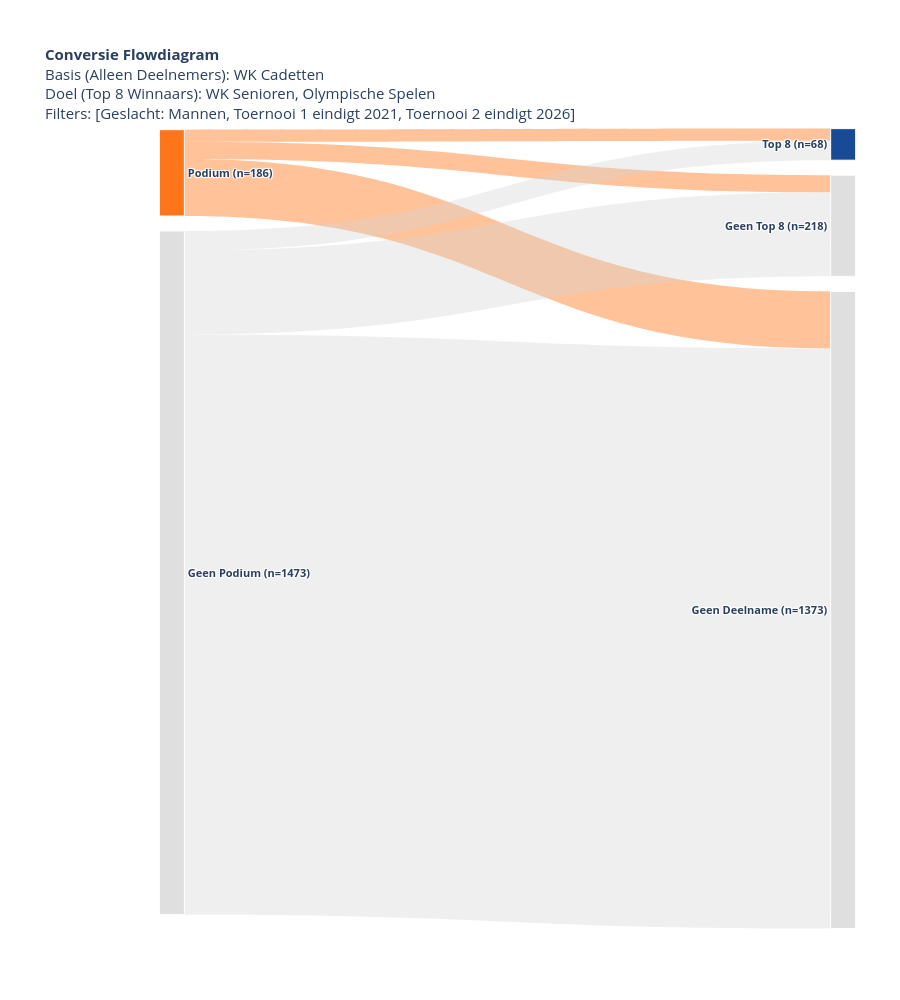
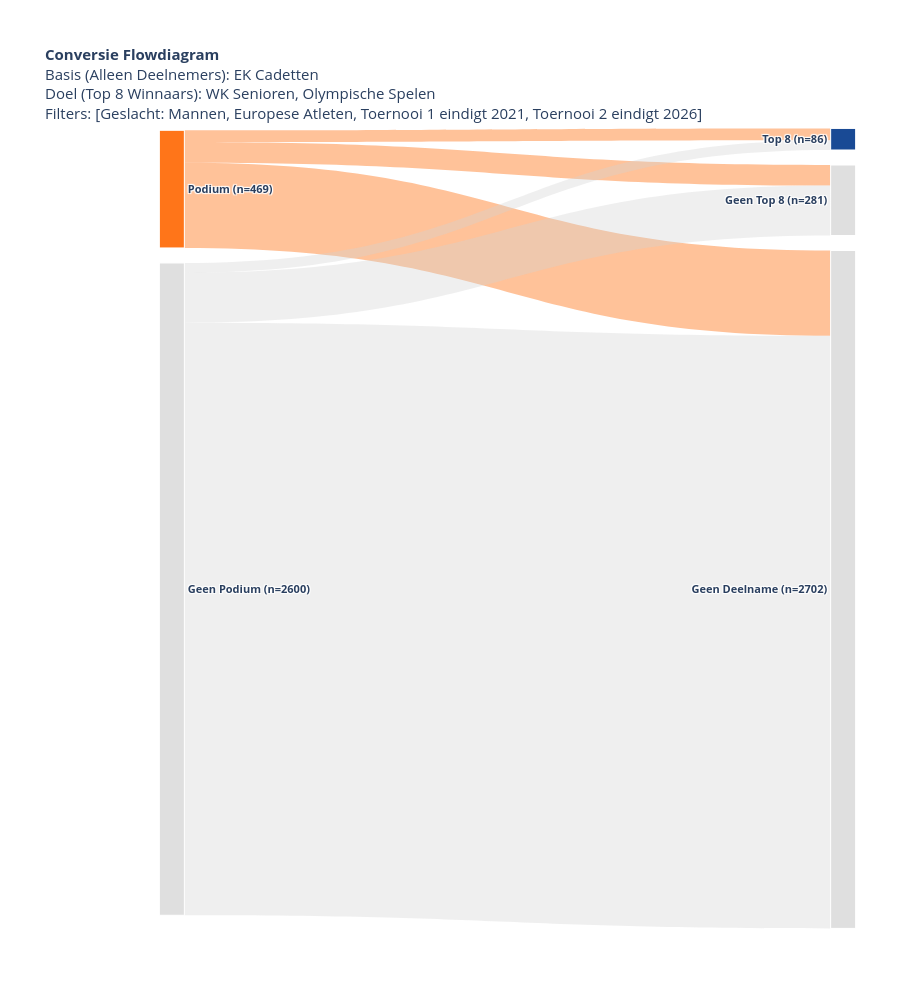
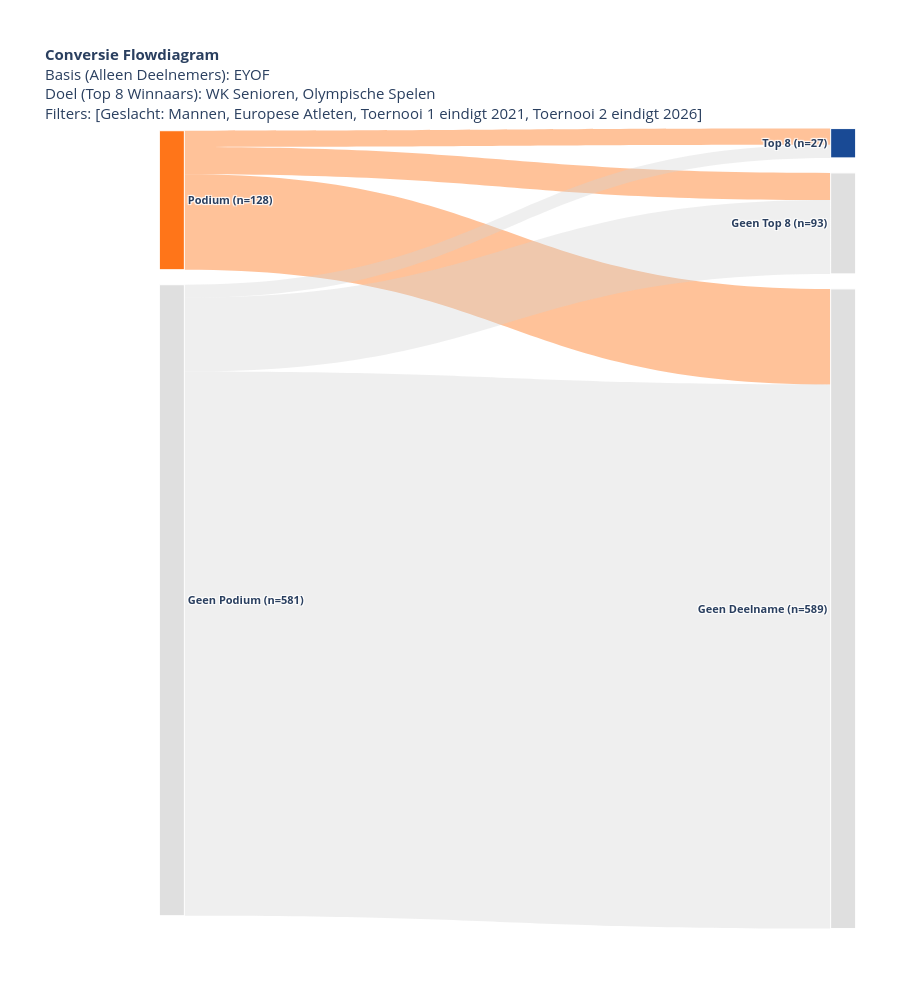
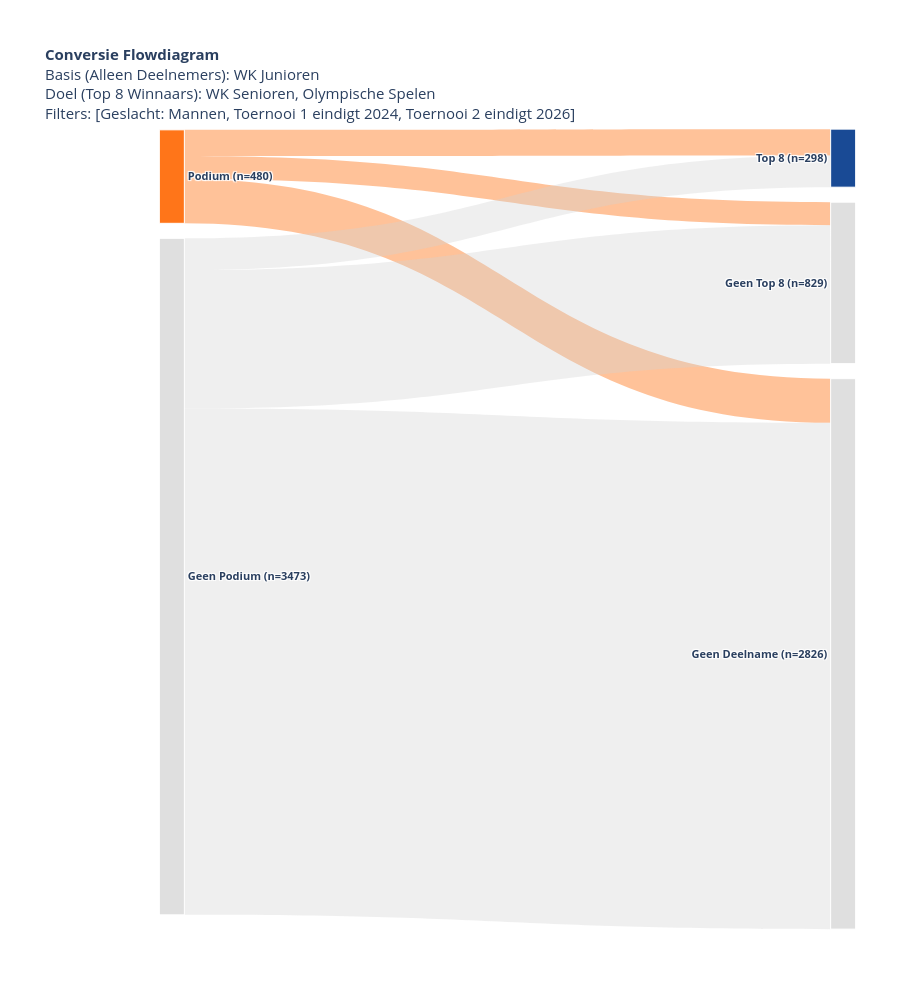

Source (notebook cell) for these figures, in order:
### Markdown cell above
## Herkomst / Conversie: WK Cadetten <=> WK/OS

### Code cell
# 1. Mannen - WK Cadetten
generate_conversion_sankey(
    df, 
    selected_A=['World Cadet Championships'], 
    selected_B=['World Senior Championships', 'Olympic Games'], 
    a_start_year=2009, a_end_year=2021, b_start_year=2009, b_end_year=2026, min_birth_year=None,
    european_only=False, grouping='podium', dutch_only=False, print_conversion_table=False,
    gender='Men', b_target='top8', plot_type='conversion',
    export_html_path='men_cadet_WC_flowdiagram_conversion.html'
)

# 2. Mannen - EK Cadetten
generate_conversion_sankey(
    df, 
    selected_A=['European Judo Championships Cadets'], 
    selected_B=['World Senior Championships', 'Olympic Games'], 
    a_start_year=2005, a_end_year=2021, b_start_year=2005, b_end_year=2026, min_birth_year=None,
    european_only=True, grouping='podium', dutch_only=False, print_conversion_table=False,
    gender='Men', b_target='top8', plot_type='conversion',
    export_html_path='men_cadet_EC_flowdiagram_conversion.html'
)

# 3. Mannen - EYOF
generate_conversion_sankey(
    df, 
    selected_A=['EYOF'], 
    selected_B=['World Senior Championships', 'Olympic Games'], 
    a_start_year=2013, a_end_year=2021, b_start_year=2013, b_end_year=2026, min_birth_year=None,
    european_only=True, grouping='podium', dutch_only=False, print_conversion_table=False,
    gender='Men', b_target='top8', plot_type='conversion',
    export_html_path='men_EYOF_flowdiagram_conversion.html'
)

# 4. Mannen - WK Junioren
generate_conversion_sankey(
    df, 
    selected_A=['World Junior Championships'], 
    selected_B=['World Senior Championships', 'Olympic Games'], 
    a_start_year=2000, a_end_year=2024, b_start_year=2000, b_end_year=2026, min_birth_year=None,
    european_only=False, grouping='podium', dutch_only=False, print_conversion_table=False,
    gender='Men', b_target='top8', plot_type='conversion',
    export_html_path='men_junior_WC_flowdiagram_conversion.html'
)

# 5. Mannen - EK Junioren
generate_conversion_sankey(
    df, 
    selected_A=['European Judo Championships Juniors'], 
    selected_B=['World Senior Championships', 'Olympic Games'], 
    a_start_year=2004, a_end_year=2024, b_start_year=2004, b_end_year=2026, min_birth_year=None,
    european_only=True, grouping='podium', dutch_only=False, print_conversion_table=False,
    gender='Men', b_target='top8', plot_type='conversion',
    export_html_path='men_junior_EC_flowdiagram_conversion.html'
)

### Figure 1 — Plotly figure (JSON) as saved in the notebook; plotly's stock layout.template omitted (floating-point values rounded to 4 significant figures)
{"data": [{"arrangement": "snap", "link": {"color": ["rgba(255, 102, 0, 0.4)", "rgba(255, 102, 0, 0.4)", "rgba(255, 102, 0, 0.4)", "rgba(210, 210, 210, 0.35)", "rgba(210, 210, 210, 0.35)", "rgba(210, 210, 210, 0.35)"], "customdata": ["Conversie: 14.0%<br>Gem. Tijd: 6.2 jr", "Conversie: 19.9%<br>Gem. Tijd: 4.9 jr", "Conversie: 66.1%<br>Gem. Tijd: N.v.t.", "Conversie: 2.9%<br>Gem. Tijd: 7.4 jr", "Conversie: 12.3%<br>Gem. Tijd: 5.1 jr", "Conversie: 84.9%<br>Gem. Tijd: N.v.t."], "hovertemplate": "%{source.label} → %{target.label}<br>Aantal Atleten: %{value}<br>%{customdata}<extra></extra>", "source": [0, 0, 0, 1, 1, 1], "target": [2, 3, 4, 2, 3, 4], "value": [26, 37, 123, 42, 181, 1250]}, "node": {"color": ["rgba(255, 102, 0, 0.9)", "rgba(210, 210, 210, 0.7)", "rgba(0, 55, 138, 0.9)", "rgba(210, 210, 210, 0.7)", "rgba(210, 210, 210, 0.7)"], "hovertemplate": "%{label}<extra></extra>", "label": ["<b>Podium (n=186)</b>", "<b>Geen Podium (n=1473)</b>", "<b>Top 8 (n=68)</b>", "<b>Geen Top 8 (n=218)</b>", "<b>Geen Deelname (n=1373)</b>"], "line": {"color": "white", "width": 1}, "pad": 15, "thickness": 25, "x": [0.01, 0.01, 0.99, 0.99, 0.99], "y": [0.06606, 0.5661, 0.03049, 0.1167, 0.5962]}, "type": "sankey"}], "layout": {"font": {"family": "HK Grotesk, Open Sans, sans-serif", "size": 11}, "height": 1000, "margin": {"l": 165, "r": 50, "t": 120}, "title": {"text": "<b>Conversie Flowdiagram</b><br>Basis (Alleen Deelnemers): WK Cadetten<br>Doel (Top 8 Winnaars): WK Senioren, Olympische Spelen<br>Filters: [Geslacht: Mannen, Toernooi 1 eindigt 2021, Toernooi 2 eindigt 2026]"}}}

### Figure 2 — Plotly figure (JSON) as saved in the notebook; plotly's stock layout.template omitted (floating-point values rounded to 4 significant figures)
{"data": [{"arrangement": "snap", "link": {"color": ["rgba(255, 102, 0, 0.4)", "rgba(255, 102, 0, 0.4)", "rgba(255, 102, 0, 0.4)", "rgba(210, 210, 210, 0.35)", "rgba(210, 210, 210, 0.35)", "rgba(210, 210, 210, 0.35)"], "customdata": ["Conversie: 10.0%<br>Gem. Tijd: 6.7 jr", "Conversie: 17.5%<br>Gem. Tijd: 5.2 jr", "Conversie: 72.5%<br>Gem. Tijd: N.v.t.", "Conversie: 1.5%<br>Gem. Tijd: 8.3 jr", "Conversie: 7.7%<br>Gem. Tijd: 6.2 jr", "Conversie: 90.8%<br>Gem. Tijd: N.v.t."], "hovertemplate": "%{source.label} → %{target.label}<br>Aantal Atleten: %{value}<br>%{customdata}<extra></extra>", "source": [0, 0, 0, 1, 1, 1], "target": [2, 3, 4, 2, 3, 4], "value": [47, 82, 340, 39, 199, 2362]}, "node": {"color": ["rgba(255, 102, 0, 0.9)", "rgba(210, 210, 210, 0.7)", "rgba(0, 55, 138, 0.9)", "rgba(210, 210, 210, 0.7)", "rgba(210, 210, 210, 0.7)"], "hovertemplate": "%{label}<extra></extra>", "label": ["<b>Podium (n=469)</b>", "<b>Geen Podium (n=2600)</b>", "<b>Top 8 (n=86)</b>", "<b>Geen Top 8 (n=281)</b>", "<b>Geen Deelname (n=2702)</b>"], "line": {"color": "white", "width": 1}, "pad": 15, "thickness": 25, "x": [0.01, 0.01, 0.99, 0.99, 0.99], "y": [0.08641, 0.5864, 0.02401, 0.0838, 0.5698]}, "type": "sankey"}], "layout": {"font": {"family": "HK Grotesk, Open Sans, sans-serif", "size": 11}, "height": 1000, "margin": {"l": 165, "r": 50, "t": 120}, "title": {"text": "<b>Conversie Flowdiagram</b><br>Basis (Alleen Deelnemers): EK Cadetten<br>Doel (Top 8 Winnaars): WK Senioren, Olympische Spelen<br>Filters: [Geslacht: Mannen, Europese Atleten, Toernooi 1 eindigt 2021, Toernooi 2 eindigt 2026]"}}}

### Figure 3 — Plotly figure (JSON) as saved in the notebook; plotly's stock layout.template omitted (floating-point values rounded to 4 significant figures)
{"data": [{"arrangement": "snap", "link": {"color": ["rgba(255, 102, 0, 0.4)", "rgba(255, 102, 0, 0.4)", "rgba(255, 102, 0, 0.4)", "rgba(210, 210, 210, 0.35)", "rgba(210, 210, 210, 0.35)", "rgba(210, 210, 210, 0.35)"], "customdata": ["Conversie: 11.7%<br>Gem. Tijd: 6.1 jr", "Conversie: 19.5%<br>Gem. Tijd: 4.6 jr", "Conversie: 68.8%<br>Gem. Tijd: N.v.t.", "Conversie: 2.1%<br>Gem. Tijd: 7.1 jr", "Conversie: 11.7%<br>Gem. Tijd: 5.2 jr", "Conversie: 86.2%<br>Gem. Tijd: N.v.t."], "hovertemplate": "%{source.label} → %{target.label}<br>Aantal Atleten: %{value}<br>%{customdata}<extra></extra>", "source": [0, 0, 0, 1, 1, 1], "target": [2, 3, 4, 2, 3, 4], "value": [15, 25, 88, 12, 68, 501]}, "node": {"color": ["rgba(255, 102, 0, 0.9)", "rgba(210, 210, 210, 0.7)", "rgba(0, 55, 138, 0.9)", "rgba(210, 210, 210, 0.7)", "rgba(210, 210, 210, 0.7)"], "hovertemplate": "%{label}<extra></extra>", "label": ["<b>Podium (n=128)</b>", "<b>Geen Podium (n=581)</b>", "<b>Top 8 (n=27)</b>", "<b>Geen Top 8 (n=93)</b>", "<b>Geen Deelname (n=589)</b>"], "line": {"color": "white", "width": 1}, "pad": 15, "thickness": 25, "x": [0.01, 0.01, 0.99, 0.99, 0.99], "y": [0.1003, 0.6003, 0.02904, 0.1137, 0.5946]}, "type": "sankey"}], "layout": {"font": {"family": "HK Grotesk, Open Sans, sans-serif", "size": 11}, "height": 1000, "margin": {"l": 165, "r": 50, "t": 120}, "title": {"text": "<b>Conversie Flowdiagram</b><br>Basis (Alleen Deelnemers): EYOF<br>Doel (Top 8 Winnaars): WK Senioren, Olympische Spelen<br>Filters: [Geslacht: Mannen, Europese Atleten, Toernooi 1 eindigt 2021, Toernooi 2 eindigt 2026]"}}}

### Figure 4 — Plotly figure (JSON) as saved in the notebook; plotly's stock layout.template omitted (floating-point values rounded to 4 significant figures)
{"data": [{"arrangement": "snap", "link": {"color": ["rgba(255, 102, 0, 0.4)", "rgba(255, 102, 0, 0.4)", "rgba(255, 102, 0, 0.4)", "rgba(210, 210, 210, 0.35)", "rgba(210, 210, 210, 0.35)", "rgba(210, 210, 210, 0.35)"], "customdata": ["Conversie: 28.1%<br>Gem. Tijd: 3.8 jr", "Conversie: 24.6%<br>Gem. Tijd: 2.8 jr", "Conversie: 47.3%<br>Gem. Tijd: N.v.t.", "Conversie: 4.7%<br>Gem. Tijd: 5.5 jr", "Conversie: 20.5%<br>Gem. Tijd: 3.5 jr", "Conversie: 74.8%<br>Gem. Tijd: N.v.t."], "hovertemplate": "%{source.label} → %{target.label}<br>Aantal Atleten: %{value}<br>%{customdata}<extra></extra>", "source": [0, 0, 0, 1, 1, 1], "target": [2, 3, 4, 2, 3, 4], "value": [135, 118, 227, 163, 711, 2599]}, "node": {"color": ["rgba(255, 102, 0, 0.9)", "rgba(210, 210, 210, 0.7)", "rgba(0, 55, 138, 0.9)", "rgba(210, 210, 210, 0.7)", "rgba(210, 210, 210, 0.7)"], "hovertemplate": "%{label}<extra></extra>", "label": ["<b>Podium (n=480)</b>", "<b>Geen Podium (n=3473)</b>", "<b>Top 8 (n=298)</b>", "<b>Geen Top 8 (n=829)</b>", "<b>Geen Deelname (n=2826)</b>"], "line": {"color": "white", "width": 1}, "pad": 15, "thickness": 25, "x": [0.01, 0.01, 0.99, 0.99, 0.99], "y": [0.07071, 0.5707, 0.04769, 0.1902, 0.6525]}, "type": "sankey"}], "layout": {"font": {"family": "HK Grotesk, Open Sans, sans-serif", "size": 11}, "height": 1000, "margin": {"l": 165, "r": 50, "t": 120}, "title": {"text": "<b>Conversie Flowdiagram</b><br>Basis (Alleen Deelnemers): WK Junioren<br>Doel (Top 8 Winnaars): WK Senioren, Olympische Spelen<br>Filters: [Geslacht: Mannen, Toernooi 1 eindigt 2024, Toernooi 2 eindigt 2026]"}}}
